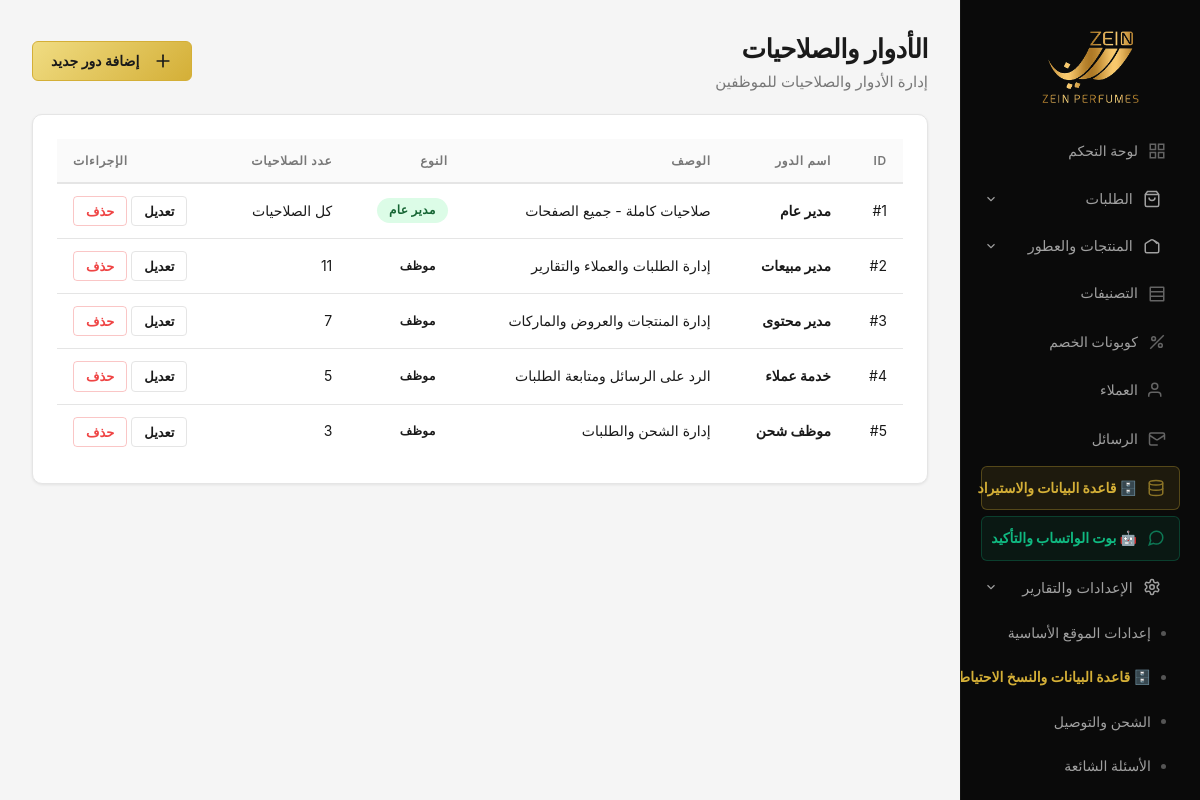
Page /admin/roles.php (signed in) on the committed database.
### tables this page shows
CREATE TABLE `roles` (
  `id` int(10) UNSIGNED NOT NULL,
  `name` varchar(100) NOT NULL,
  `description` varchar(255) DEFAULT '',
  `is_superadmin` tinyint(1) NOT NULL DEFAULT 0,
  `permissions` text DEFAULT NULL,
  `created_at` datetime NOT NULL DEFAULT current_timestamp()
);

### includes/config.php (called while the page is built, shortened)
<?php
function esc(string $s): string
{
    return htmlspecialchars($s, ENT_QUOTES, 'UTF-8');
}

### admin/roles.php (the view, shortened to what this page needs)
<?php
$pdo = medal_pdo();
$roles = $pdo->query("SELECT * FROM roles ORDER BY id ASC")->fetchAll();
$pageTitle = 'الأدوار والصلاحيات';
include __DIR__ . '/_layout_start.php';
?>
<div class="admin-header-actions">
    <div>
        <h1><?= esc($pageTitle) ?></h1>
        <p class="admin-lead">إدارة الأدوار والصلاحيات للموظفين</p>
    </div>
    <button type="button" class="admin-btn admin-btn--primary" onclick="openRoleModal()">
        <svg width="20" height="20" viewBox="0 0 24 24" fill="none" stroke="currentColor" stroke-width="2" stroke-linecap="round" stroke-linejoin="round" style="margin-inline-end:8px;"><path d="M12 5v14"></path><path d="M5 12h14"></path></svg>
        إضافة دور جديد
    </button>
</div>
<div class="admin-card">
    <div class="admin-table-wrapper">
        <table class="admin-table">
            <thead>
                <tr>
                    <th>ID</th>
                    <th>اسم الدور</th>
                    <th>الوصف</th>
                    <th>النوع</th>
                    <th>عدد الصلاحيات</th>
                    <th style="text-align: end;">الإجراءات</th>
                </tr>
            </thead>
            <tbody>
                <?php foreach ($roles as $r): ?>
                <tr>
                    <td>#<?= (int)$r['id'] ?></td>
                    <td><strong><?= esc($r['name']) ?></strong></td>
                    <td><?= esc($r['description']) ?></td>
                    <td>
                        <span class="admin-badge <?= $r['is_superadmin'] ? 'admin-badge--success' : 'admin-badge--warning' ?>">
                            <?= $r['is_superadmin'] ? 'مدير عام' : 'موظف' ?>
                        </span>
                    </td>
                    <td>
                        <?= $r['is_superadmin'] ? 'كل الصلاحيات' : ($r['permissions'] ? count(explode(',', $r['permissions'])) : 0) ?>
                    </td>
                    <td style="text-align: end;">
                        <button type="button" class="admin-btn admin-btn--secondary admin-btn--sm"
                                onclick='editRole(<?= json_encode($r, JSON_HEX_TAG | JSON_HEX_APOS | JSON_UNESCAPED_UNICODE) ?>)'>
                            تعديل
                        </button>
                        <form method="POST" style="display:inline;" onsubmit="return confirm('هل أنت متأكد من حذف هذا الدور؟')">
                            <button type="submit" class="admin-btn admin-btn--danger admin-btn--sm">حذف</button>
                        </form>
                    </td>
                </tr>
                <?php endforeach; ?>
            </tbody>
        </table>
    </div>
</div>
<?php include __DIR__ . '/_layout_end.php';

### assets/css/admin.css (style rules this page uses)
:root { --admin-bg: #f5f5f5; --admin-surface: #ffffff; --admin-sidebar-bg: #0a0a0a; --admin-sidebar-text: #a0a0a0; --admin-sidebar-active: #d4af37; --admin-sidebar-hover: #1a1a1a; --admin-primary: #d4af37; --admin-primary-hover: #c5a059; --admin-text: #1a1a1a; --admin-text-muted: #777; --admin-border: #e5e5e5; --admin-success: #10b981; --admin-warning: #f59e0b; --admin-danger: #ef4444; --admin-info: #3b82f6; --admin-radius: 10px; --admin-radius-sm: 6px; --admin-shadow: 0 1px 3px rgba(0,0,0,0.08); --admin-shadow-lg: 0 4px 20px rgba(0,0,0,0.1); --admin-transition: 0.2s ease; --admin-gold: #d4af37; --admin-gold-light: #f0dc82; --admin-badge-pending-bg: #fef9c3; --admin-badge-pending-text: #854d0e; --admin-badge-processing-bg: #dbeafe; --admin-badge-processing-text: #1e40af; --admin-badge-shipped-bg: #f3e8ff; --admin-badge-shipped-text: #6b21a8; --admin-badge-delivered-bg: #dcfce7; --admin-badge-delivered-text: #166534; --admin-badge-cancelled-bg: #fee2e2; --admin-badge-cancelled-text: #991b1b; }
*, *::before, *::after { box-sizing: border-box; }
.admin-body { margin: 0; min-height: 100vh; font-family: -apple-system, BlinkMacSystemFont, 'Segoe UI', Roboto, 'Helvetica Neue', Arial, sans-serif; font-size: 14px; line-height: 1.6; color: var(--admin-text); background: var(--admin-bg); -webkit-font-smoothing: antialiased; -moz-osx-font-smoothing: grayscale; }
.admin-main h1 { margin: 0 0 6px; font-size: 1.625rem; font-weight: 700; color: var(--admin-text); letter-spacing: -0.02em; }
.admin-lead { margin: 0 0 24px; color: var(--admin-text-muted); font-size: 0.9375rem; }
.admin-card { background: var(--admin-surface); border: 1px solid var(--admin-border); border-radius: var(--admin-radius); padding: 24px; margin-bottom: 24px; box-shadow: var(--admin-shadow); transition: box-shadow var(--admin-transition), transform var(--admin-transition); }
.admin-card > :first-child { margin-top: 0; }
.admin-card > :last-child { margin-bottom: 0; }
.admin-table { width: 100%; border-collapse: collapse; font-size: 0.875rem; }
.admin-table thead { background: rgba(0,0,0,0.02); }
.admin-table th { padding: 12px 16px; text-align: start; font-weight: 600; font-size: 0.75rem; text-transform: uppercase; letter-spacing: 0.06em; color: var(--admin-text-muted); border-bottom: 2px solid var(--admin-border); white-space: nowrap; }
.admin-table td { padding: 12px 16px; border-bottom: 1px solid var(--admin-border); color: var(--admin-text); vertical-align: middle; }
.admin-table tbody tr { transition: background var(--admin-transition); }
.admin-table tbody tr:last-child td { border-bottom: none; }
.admin-badge { display: inline-flex; align-items: center; padding: 4px 12px; border-radius: 50px; font-size: 0.75rem; font-weight: 600; letter-spacing: 0.03em; text-transform: uppercase; white-space: nowrap; line-height: 1.4; }
.admin-badge--success { background: var(--admin-badge-delivered-bg); color: var(--admin-badge-delivered-text); }
.admin-btn { display: inline-flex; align-items: center; justify-content: center; gap: 6px; padding: 9px 18px; border-radius: var(--admin-radius-sm); border: 1px solid var(--admin-gold); background: linear-gradient(135deg, var(--admin-gold-light), var(--admin-gold)); color: #1a1a1a; font-size: 0.875rem; font-weight: 600; font-family: inherit; cursor: pointer; text-decoration: none; line-height: 1.4; transition: all 0.2s ease; white-space: nowrap; user-select: none; }
.admin-btn--primary { background: linear-gradient(135deg, var(--admin-gold-light), var(--admin-gold)); border-color: var(--admin-gold); color: #1a1a1a; }
.admin-btn--secondary { background: var(--admin-surface); color: var(--admin-text); border-color: var(--admin-border); }
.admin-btn--danger { background: transparent; border-color: rgba(239,68,68,0.3); color: var(--admin-danger); }
.admin-btn--sm { padding: 5px 12px; font-size: 0.8125rem; border-radius: 4px; }
.admin-header-actions { display: flex; justify-content: space-between; align-items: center; gap: 16px; margin-bottom: 20px; flex-wrap: wrap; }
.admin-header-actions h1 { margin: 0; }
.admin-header-actions .admin-lead { margin: 0; }

### rows in the picture
roles: id "1", name "مدير عام", description "صلاحيات كاملة - جميع الصفحات", is_superadmin "مدير عام"
roles: id "2", name "مدير مبيعات", description "إدارة الطلبات والعملاء والتقارير", is_superadmin "موظف", permissions "11"
roles: id "3", name "مدير محتوى", description "إدارة المنتجات والعروض والماركات", is_superadmin "موظف", permissions "7"
roles: id "4", name "خدمة عملاء", description "الرد على الرسائل ومتابعة الطلبات", is_superadmin "موظف", permissions "5"
roles: id "5", name "موظف شحن", description "إدارة الشحن والطلبات", is_superadmin "موظف", permissions "3"

### other values in the picture
t('admin_nav_dashboard') "لوحة التحكم"
t('admin_nav_categories') "التصنيفات"
t('admin_nav_promo_codes') "كوبونات الخصم"
t('admin_nav_messages') "الرسائل"
$pageTitle "الأدوار والصلاحيات"
